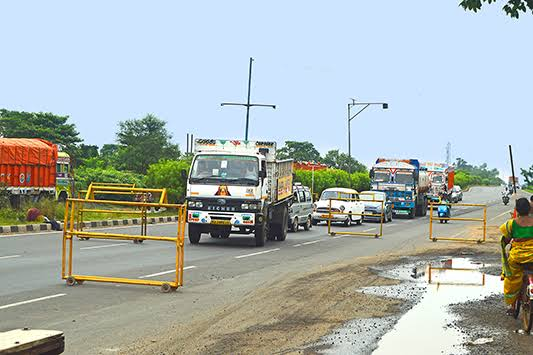
#> input picture ml/data/real_dataset/images/train/D1.jpg, 533 x 355 px, given as the content of the folder data/real_dataset/images/train/D1.jpg, which was not available
$ python visualize_labels.py --source data/real_dataset/images/train/D1.jpg
#> lines starting #> are read from the running program, lines starting #| are printed output that depends on the picture
"""Draws every label box on its photo so you can SEE whether the labels are right.

Run from the ml folder:
    python visualize_labels.py --source ../photos --output ../label_check

For every photo it saves a copy with the boxes drawn and the class NAME written on each box, plus one
overview sheet (label_check/_overview.jpg). Open them and look: does the box named "open_drain" really
surround a drain? Does the box named "damaged_road_sign" surround a damaged sign? A single wrong class number in a
.txt file is enough to make a model confuse two things, and it is the most common mistake in small datasets.
It also prints a warning for photos that have no label file or an empty one.
"""
import argparse
from pathlib import Path

from PIL import Image, ImageDraw, ImageFont

CLASS_NAMES = ["pothole", "road_damage", "garbage", "waterlogging", "damaged_road_sign", "open_drain"]
COLOURS = ["#E53935", "#FB8C00", "#43A047", "#1E88E5", "#8E24AA", "#00897B"]
IMAGE_EXTENSIONS = {".jpg", ".jpeg", ".png", ".webp"}


def draw_photo(photo: Path, label_file: Path, size: int = 640) -> Image.Image:
#> called with size = 640
    img = Image.open(photo).convert("RGB")
#> img is the input picture: PIL image 533x355 RGB; mean R, G, B 170.2, 178.7, 175.1
    img.thumbnail((size, size))
    w, h = img.size
#> w = 533; h = 355
    d = ImageDraw.Draw(img)
    try:
        font = ImageFont.truetype("DejaVuSans-Bold.ttf", 16)
    except OSError:
        font = ImageFont.load_default()
    if label_file.exists():
        for line in label_file.read_text().splitlines():
            parts = line.split()
            if len(parts) < 5:
                continue
            c = int(float(parts[0]))
            xc, yc, bw, bh = (float(v) for v in parts[1:5])
            box = [(xc - bw / 2) * w, (yc - bh / 2) * h, (xc + bw / 2) * w, (yc + bh / 2) * h]
            colour = COLOURS[c % len(COLOURS)]
            d.rectangle(box, outline=colour, width=4)
            name = f"{c}: {CLASS_NAMES[c]}" if c < len(CLASS_NAMES) else f"{c}: ???"
            tw = d.textlength(name, font=font)
            d.rectangle([box[0], box[1] - 22, box[0] + tw + 8, box[1]], fill=colour)
            d.text((box[0] + 4, box[1] - 21), name, fill="white", font=font)
    return img


def main() -> None:
    parser = argparse.ArgumentParser(description="Draw label boxes on photos to check them by eye.")
    parser.add_argument("--source", required=True, help="folder with photos and .txt files (searched recursively)")
    parser.add_argument("--output", default="label_check")
    args = parser.parse_args()

    source, output = Path(args.source), Path(args.output)
    output.mkdir(parents=True, exist_ok=True)
    photos = sorted(p for p in source.rglob("*") if p.suffix.lower() in IMAGE_EXTENSIONS and "label_check" not in p.parts)
    if not photos:
        raise SystemExit(f"No photos found in {source}")

    tiles = []
    for photo in photos:
        label_file = photo.with_suffix(".txt")
        if not label_file.exists():
            label_file = Path(str(photo.with_suffix(".txt")).replace("images", "labels"))
        if not label_file.exists() or not label_file.read_text().strip():
            print(f"WARNING: {photo.name} has no boxes (it counts as a negative photo)")
        img = draw_photo(photo, label_file)
        img.save(output / f"{photo.stem}.jpg", quality=90)
        tiles.append(img.copy())
        classes = sorted({int(float(l.split()[0])) for l in label_file.read_text().splitlines() if l.strip()}) if label_file.exists() else []
        print(f"{photo.name:25s} -> {[CLASS_NAMES[c] for c in classes if c < len(CLASS_NAMES)]}")

    # overview sheet: 4 photos per row
    cell = 360
    cols = 4
    rows = (len(tiles) + cols - 1) // cols
#> rows = 1
    sheet = Image.new("RGB", (cols * cell, rows * cell), "white")
#> sheet: PIL image 1440x360 RGB; every value is 255
    for i, t in enumerate(tiles):
        t.thumbnail((cell, cell))
        sheet.paste(t, ((i % cols) * cell, (i // cols) * cell))
#> this loop made 1 pass
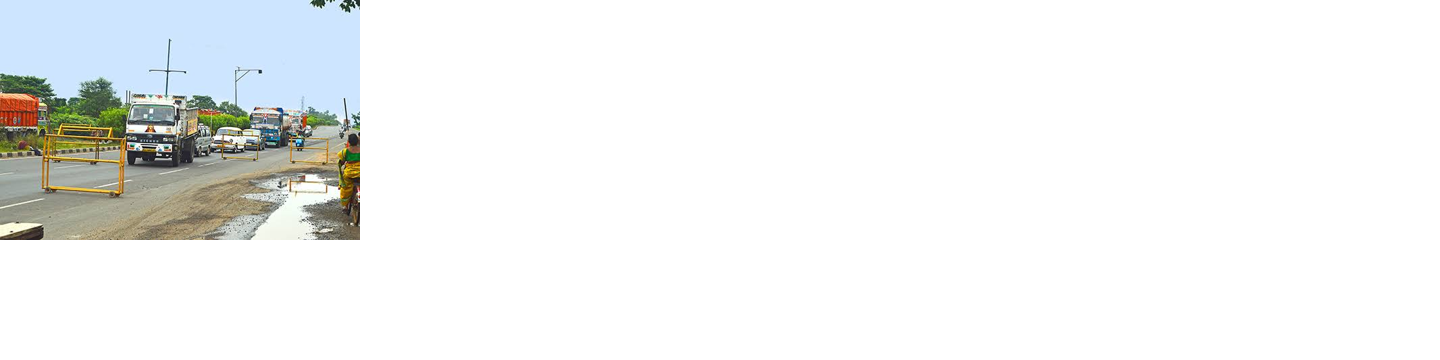
#> sheet: PIL image 1440x360 RGB; mean R, G, B 240.9, 242.3, 241.7
    sheet.save(output / "_overview.jpg", quality=85)
    print(f"\nSaved {len(tiles)} checked photos and _overview.jpg into {output}. Open them and look.")
#| Saved 1 checked photos and _overview.jpg into label_check. Open them and look.


if __name__ == "__main__":
    main()

$ run again, on ml/data/real_dataset/images/val/D9.jpg
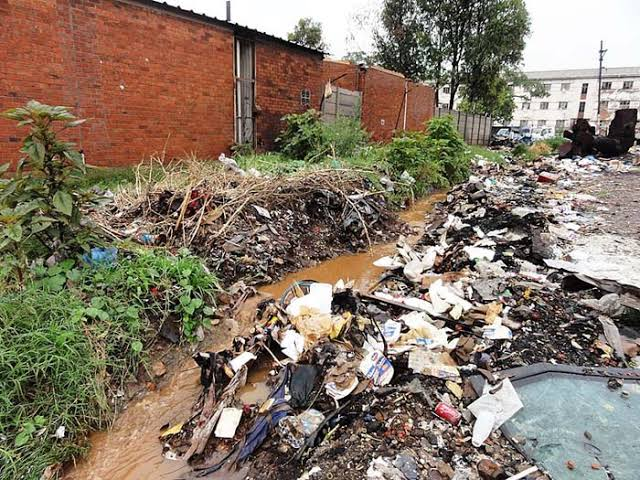
#> input picture ml/data/real_dataset/images/val/D9.jpg, 640 x 480 px, given as the content of the folder data/real_dataset/images/val/D9.jpg, which was not available
#> in draw_photo, img is the input picture: PIL image 640x480 RGB; mean R, G, B 133.5, 119.5, 103.5
#> rows = 1
#> the loop in main, `for i, t in enumerate(tiles):` made 1 pass
#> after the loop in main, `for i, t in enumerate(tiles):`:
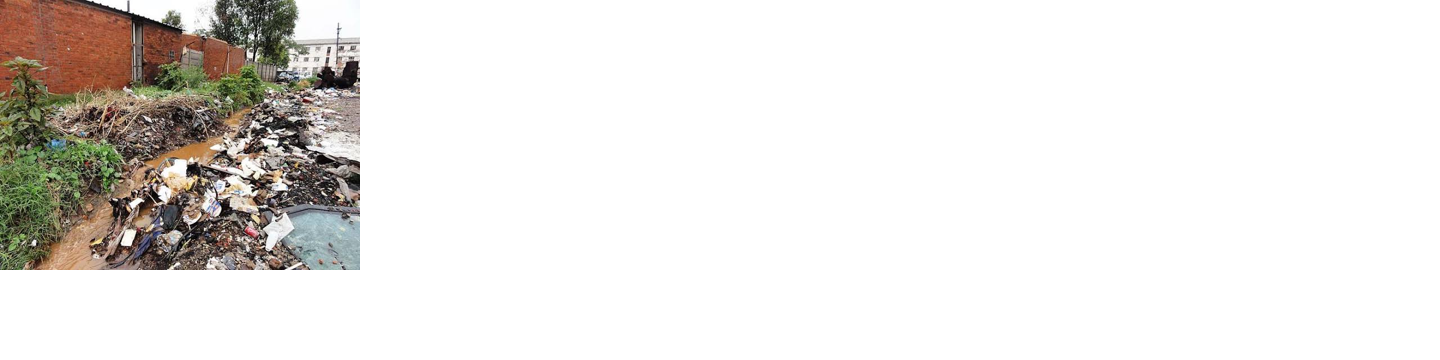
#> sheet: PIL image 1440x360 RGB; mean R, G, B 232.2, 229.6, 226.6
#| Saved 1 checked photos and _overview.jpg into label_check. Open them and look.

$ run again, on ml/data/real_dataset/images/val/DD4.png
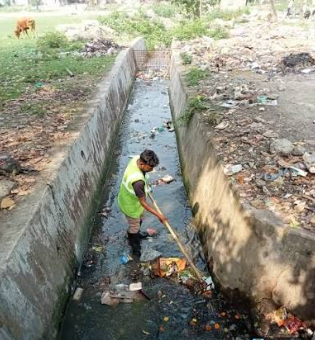
#> input picture ml/data/real_dataset/images/val/DD4.png, 315 x 340 px, given as the content of the folder data/real_dataset/images/val/DD4.png, which was not available
#> rows = 1
#> the loop in main, `for i, t in enumerate(tiles):` made 1 pass
#> after the loop in main, `for i, t in enumerate(tiles):`:
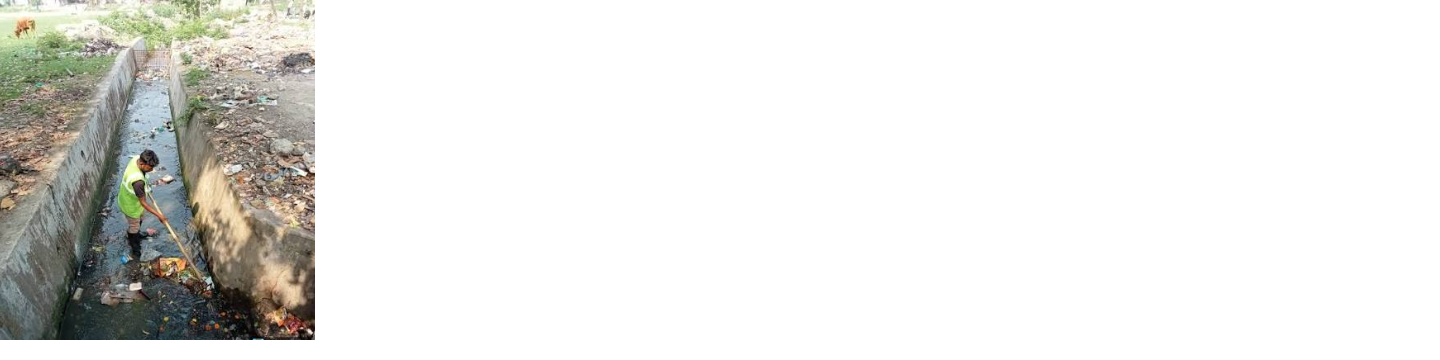
#> sheet: PIL image 1440x360 RGB; mean R, G, B 231.6, 231.3, 228.5
#| Saved 1 checked photos and _overview.jpg into label_check. Open them and look.
